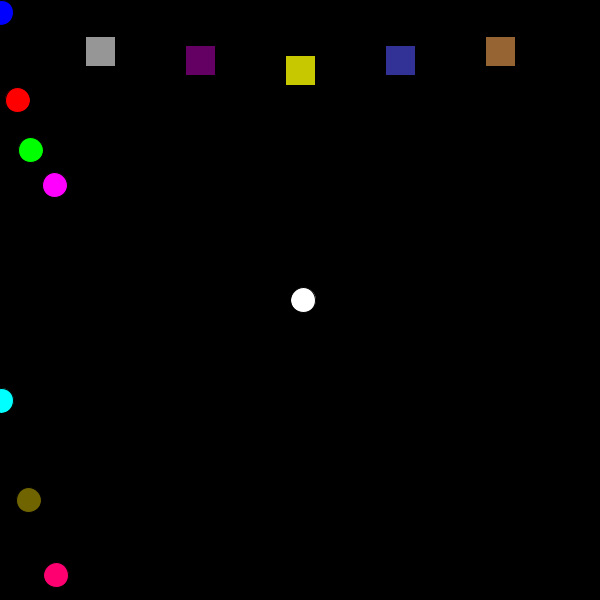
Frame 1 (no input)
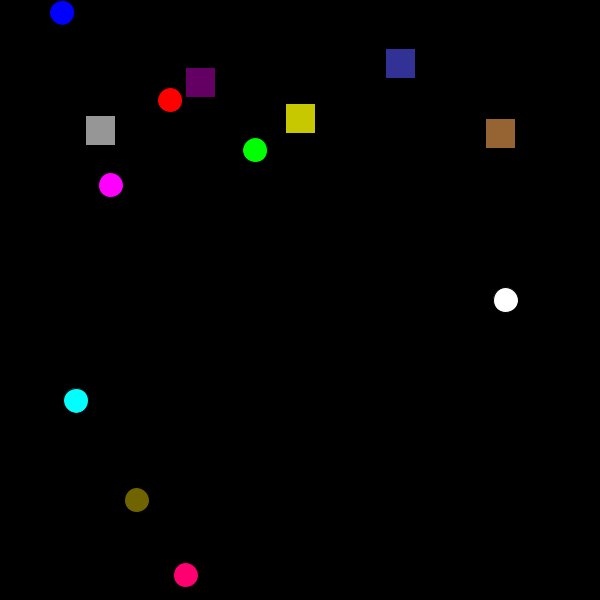
Frame 60 (the mouse pressed at the canvas centre just before this capture)
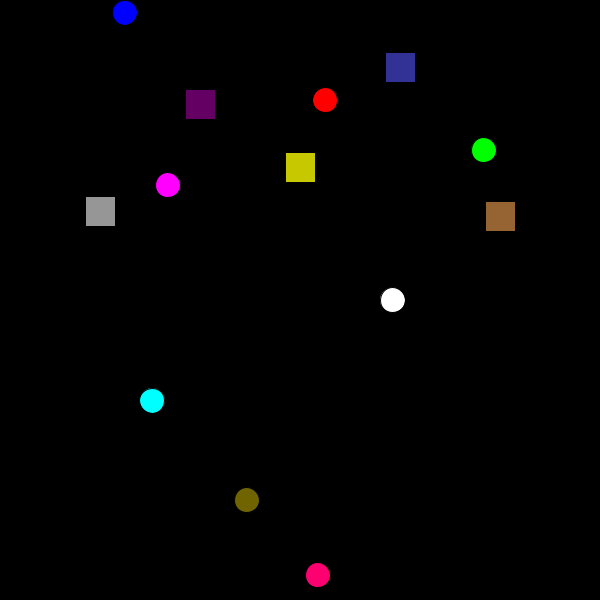
Frame 120 (the mouse held since frame 60 and released just before this capture)

The Processing sketch that drew these frames (run headless with seeded random() and noise(); from frame 60 on, the mouse is pressed at the canvas centre):

// Processing sketch: processing_46283
// ── processing_46283.pde

Car car1;
Car car2;
Car car4;
Car car3;
Car car5;
Car car6;
Car car7;
Car car8;
Dark d1;
Dark d2;
Dark d3;
Dark d4;
Dark d5;

void setup() {
  size(600,600);
  float r1 = random(4);
  float r2 = random(4);
  float r3 = random(4);
  float r4 = random(4);
  float r5 = random(4);
  float r6 = random(4);
  float r7 = random(4);
  float r8 = random(4);
  float r9 = random(4);
  float r10 = random(4);
  float r11 = random(4);
  float r12 = random(4);
  float r13 = random(4);
  car1 = new Car(color(255,0,0),15,100,r1);
  car2 = new Car(color(0,0,255),0,12.5,r2);
  car3 = new Car(color(0,255,0),27,150,r3);
  car4 = new Car(color(255,0,255),54,185,r4);
  car5 = new Car(color(255,255,255),300,300,r5);
  car6 = new Car(color(0,255,255),0,400.5,r6);
  car7 = new Car(color(111,100,0),27,500,r7);
  car8 = new Car(color(255,0,113),54,575,r8);
  d1 = new Dark(color(150,150,150),100,50,r9);
  d2 = new Dark(color(100,0,100),200,60,r10);
  d3 = new Dark(color(200,200,0),300,70,r11);
  d4 = new Dark(color(50,50,150),400,60,r12);
  d5 = new Dark(color(150,100,50),500,50,r13);
}

void draw() {
  background(0);
  car1.drive();
  car1.display();
  car2.drive();
  car2.display();
  car3.drive();
  car3.display();
  car4.drive();
  car4.display();
  car5.drive();
  car5.display();
  car6.drive();
  car6.display();
  car7.drive();
  car7.display();
  car8.drive();
  car8.display();
  d1.drive();
  d1.display();
  d2.drive();
  d2.display();
  d3.drive();
  d3.display();
  d4.drive();
  d4.display();
  d5.drive();
  d5.display();
}

class Car{
  color c;
  float x;
  float y;
  float speed;

Car(color tempC, float tempx, float tempy, float tempSpeed) {
  c = tempC;
  x = tempx;
  y = tempy;
  speed = tempSpeed;
}

void display() {
  stroke (0);
  fill(c);
  rectMode(CENTER);
  ellipse(x,y,25,25);
}

void drive() {
  x = x+speed;
  if (x > width) {
    float r = random(550);
    x = r;
    speed = speed+1;
  }
  if (speed > 100) {
    float p = random(3);
    speed = p;
  }
}
}
class Dark {
  color c;
  float x;
  float y;
  float speed;
  
Dark(color tempC, float tempx, float tempy, float tempSpeed) {
  c = tempC;
  x = tempx;
  y = tempy;
  speed = tempSpeed;
}  
void display() {
  stroke (0);
  fill(c);
  rectMode(CENTER);
  rect(x,y,30,30);
}
void drive() {
  y = y+speed;
  if (y > height) {
    float r = random(550);
    y = r;
    speed = speed+1;
  }
  if (speed > 100) {
    float p = random(3);
    speed = p;
  }
}
}

                
                
